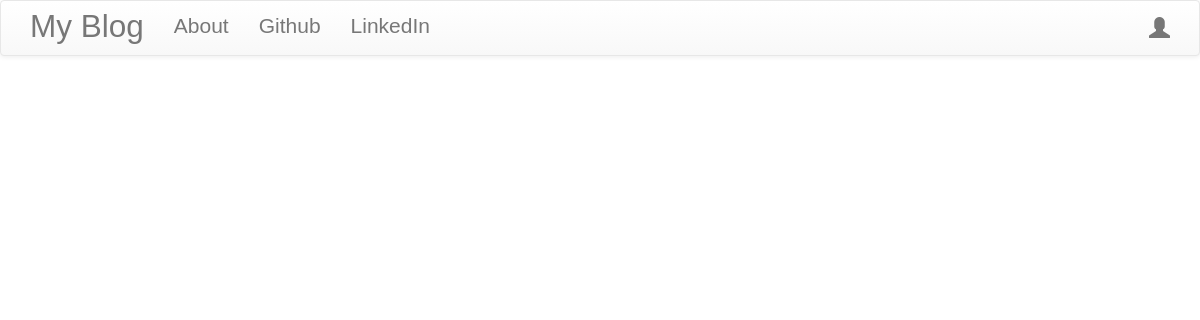
The app's page /, older data.
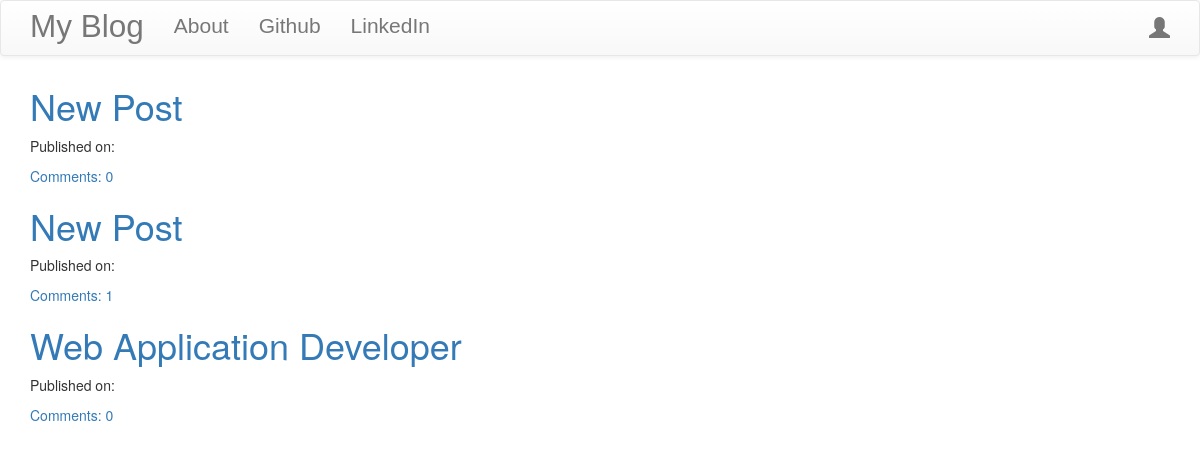
The same page, newer data.
### blog/models.py (models this page shows, shortened)
class Post(models.Model):
    author = models.ForeignKey('auth.User', on_delete=models.DO_NOTHING)
    title = models.CharField(max_length=256)
    text = models.TextField()
    create_date = models.DateTimeField(default=timezone.now)
    published_date = models.DateTimeField(blank=True, null=True)
    def approve_comments(self):
        return self.comments.filter(approved_comment=True)

### blog/views.py (the view)
# urls.py: path('', views.PostListView.as_view(), name='post_list'),
class PostListView(ListView):
    model = Post
    def get_queryset(self):
        return Post.objects.filter(published_date__lte=timezone.now()).order_by('-published_date')

### blog/templates/blog/post_list.html
{% extends 'base.html' %}
{% block content %}
    <div class="centerstage">
    {% for post in post_list %}
    <div class="post">
        <h1><a href="{% url 'post_detail' pk=post.pk %}">{{ post.title }}</a></h1>
        <div class="date">
            <p>Published on: {{ post.published|date:'D M Y'}}</p>
        </div>
        <a href="{% url 'post_detail' pk=post.pk %}">Comments: {{ post.approve_comments.count }}</a>
    </div>
    {% endfor %}
    </div>
{% endblock %}

### blog/templates/base.html (shortened to what this page needs)
<!DOCTYPE html>
{% load static %}
<html lang="en">
<head>
    <link rel="stylesheet" href="https://stackpath.bootstrapcdn.com/bootstrap/3.4.1/css/bootstrap.min.css">
    <link rel="stylesheet" href="https://stackpath.bootstrapcdn.com/bootstrap/3.4.1/css/bootstrap-theme.min.css">
    <link rel="stylesheet" href="//cdn.jsdelivr.net/npm/medium-editor@latest/dist/css/medium-editor.min.css" type="text/css" media="screen" charset="utf-8">
    <link rel="stylesheet" href="{% static 'css/blog.css' %}">
</head>
<body>
    <nav class="navbar navbar-default techfont custom-navbar">
        <div class="container">
          <ul class="nav navbar-nav">
            <li><a href="{% url 'post_list' %}" class="navbar-brand bigbrand">My Blog</a></li>
            <li><a href="{% url 'about' %}">About</a></li>
            <li><a href="https://github.com">Github</a></li>
            <li><a href="https://linkedin.com">LinkedIn</a></li>
          </ul>
          <ul class="nav navbar-nav navbar-right">
              {% if user.is_authenticated %}
              <li>
                  <a href="{% url 'post_new' %}">New Post</a>
              </li>
              <li>
                  <a href="{% url 'post_draft_list' %}">Drafts</a>
              </li>
              <li>
                  <a href="{% url 'logout' %}">LogOut</a>
              </li>
              <li>
                  <a>Welcome {{ user.username }}</a>
              </li>
              {% else %}
              <li>
                  <a clas="nav navbar-right" href="{% url 'login' %}"><span class="glyphicon glyphicon-user"></span></a>
              </li>
              {% endif %}
          </ul>
        </div>
    </nav>
<div class="content container">
    <div class="row">
        <div class="col-md-8">
            <div class="blog_post">
                {% block content %}
                {% endblock %}
            </div>
        </div>
    </div>
</div>
</body>
</html>

### blog/static/css/blog.css (style rules this page uses)
.techfont { font-family: 'Russo One',sans-serif; font-size: 1.5em; margin-bottom: 10px; }
.bigbrand { font-size: 1.5em; }
.centerstage { margin-left: auto; margin-right: auto; }

Row changes from the older to the newer data that the page shows:
added Post: title "New Post", approve_comments.count "0"
added Post: title "New Post", approve_comments.count "1"
added Post: title "Web Application Developer", approve_comments.count "0"
